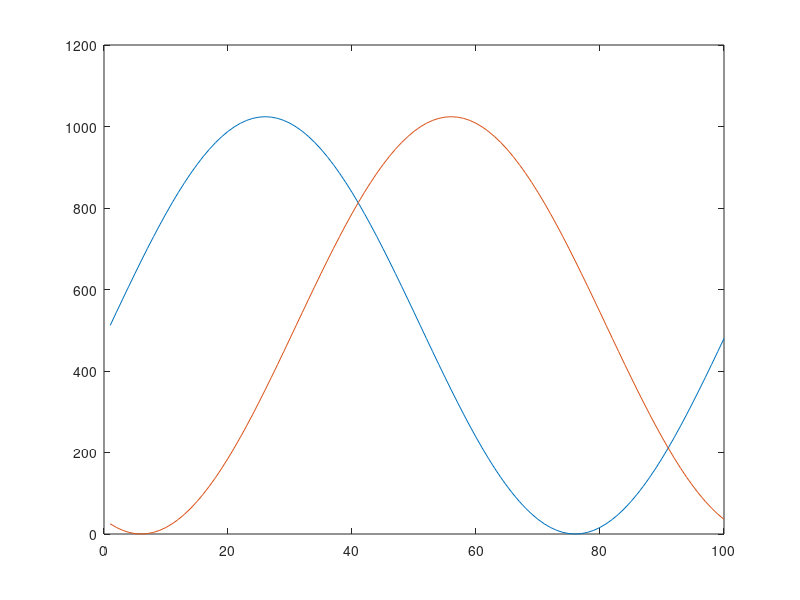

Write the MATLAB code that produced this figure. (Note: this script raises an error after producing the figure.)
close all;
clear;
clc;

%%Time specifications:
f = 1000;     % signal frequency
N = 100;    % samples per signal period
Fs = N*f;  % samples per second
dt = 1/Fs;   % seconds per sample (time increment)

t = 0:dt:(dt*(N-1)); 
sineAmp = 512;
sineDc = 512;

phase_n = 70;
phase = (phase_n*2*pi)/N;
%phase = pi/5;

C1 = sineAmp*sin(2*pi*f*t)+sineDc;
C2 = sineAmp*sin(2*pi*f*t+phase)+sineDc;

figure; plot(C1);
hold on; plot(C2);
%Get angle
Cn = SEF(t,C2,1/f,2);
phi1 = angle(Cn(2))*180/pi+90

%optimize for single armonic
Cn_1 =f*sum(C2.*exp(-1i*2*pi*f*t))*dt;
phi2 = angle(Cn_1)*180/pi+90

%vector based
min = sineAmp+sineDc;
min_pos = 0;
for i=0:(N-2)
    val = abs(C1(i+1)-sineDc);
    if((val < min) && ((C1(i+2)-sineDc)>0))
        min = val;
        min_pos = i;
    end
end

max = 0;
max_pos = 0;
for j= 0:(N-1)
    if((C2(j+1) > max) && (j>min_pos))
        max = C2(j+1);
        max_pos = j;
    end
end

delta_n = max_pos-min_pos;
index = delta_n-ceil(N/4)+49;
ph3 = -((index*360)/(N-1))+180;
if index >= 49 
    ph3 = ph3+360;
end
ph3


%%%%%%%%%%%%%%%%%%%%%%%%%%%%%%%%%%%%%
function [Cn]=SEF(t,ft,T0,N)
    w0=2*pi/T0;
    dt=t(2)-t(1);

    Cn=zeros(1,N-1);

    for n=0:(N-1)
        Cn(n+1)=(1/T0)*sum(ft.*exp(-1i*w0*n*t))*dt;
    end
    Cn(1)=(1/T0)*sum(ft)*dt;
end
